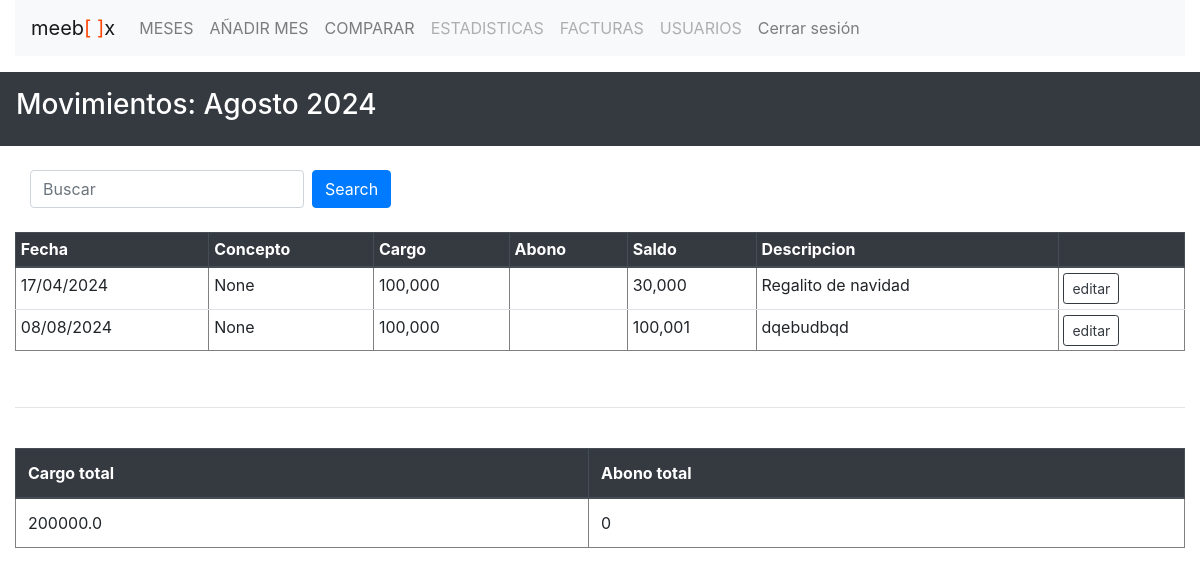
The app's page /other/1/ (signed in) with its own data.
### base/models.py (models this page shows, shortened)
class Month(models.Model):
    creator = models.ForeignKey(User, on_delete=models.SET("deleted user"), null=True)
    name = models.CharField(max_length=30)
    created = models.DateTimeField(auto_now_add=True)
    description = models.TextField(null=True,blank=True)
    class Meta:
        ordering = ['-created']

class Entry(models.Model):
    creator = models.ForeignKey(User, on_delete=models.SET("deleted user"), null= True)
    month = models.ForeignKey(Month, on_delete=models.CASCADE, null= True)
    date = models.CharField(max_length=10)
    concepto = models.TextField(null=True, blank=True)
    cargo = models.CharField(max_length=100,null= True,blank= True)
    abono = models.CharField(max_length=100,null= True,blank= True)
    saldo = models.CharField(max_length=100,null= True,blank= True)
    description = models.TextField(null=True, blank=True)
    updated = models.DateTimeField(auto_now=True)
    created = models.DateTimeField(auto_now_add=True)

### base/views.py (the view)
# urls.py: path('other/<str:month_id>/',views.other, name='other'),
@login_required
def other(request, month_id):
    month = Month.objects.get(pk=month_id)
    query = request.GET.get('q') if request.GET.get('q') != None else ''
    if query:
        entries = Entry.objects.filter(Q(concepto__icontains=query) | Q(description__icontains=query))
    else:
        entries = Entry.objects.all()
    entries = entries.filter(month=month)
    cargo_total = 0
    abono_total = 0
    for entry in entries:
        if entry.cargo:
            cargo_total += (float(entry.cargo.replace(",", "")))
        if entry.abono:
            abono_total += (float(entry.abono.replace(",", "")))
    request.session['month_id'] = month.id
    return render(request, 'other.html', {'month': month, 'entries': entries, 'month_id': month_id,'abono_total':round(abono_total,2),'cargo_total':round(cargo_total,2)})

### templates/other.html (shortened to what this page needs)
{% extends 'main_template.html' %}
{% block content %}
<div class="container-fluid p-3 my-3 bg-dark text-white"><h3>Movimientos: {{ month.name }}</h3></div>
<div class="container-fluid">
    <div class="container-fluid mt-4">
        <form method="get" action="{% url 'other' month_id  %}" class="form-inline">
            <input type="text" name="q" value="{{ query|default_if_none:'' }}" placeholder="Buscar" class ="form-control mr-sm-2">
            <button type="submit" class="btn btn-primary">Search</button>
        </form>
    </div>
    <br>
        <table border="1" class="table table-hover table-sm">
            <thead class="thead-dark">
                <th>Fecha</th>
                <th>Concepto</th>
                <th>Cargo</th>
                <th>Abono</th>
                <th>Saldo</th>
                <th>Descripcion</th>
                <th></th>
            </thead>
            {% for entry in entries %}
            <tr>
                <td>{{ entry.date }}</td>
                <td>{{ entry.concepto }}</td>
                <td>{% if entry.cargo %}{{ entry.cargo }}{% endif %}</td>
                <td>{% if entry.abono %}{{ entry.abono }}{% else %}  {% endif %}</td>
                <td>{{ entry.saldo }}</td>
                <td>{% if entry.description %}{{ entry.description }}{% endif %}</td>
                <td><a href="/edit_movimiento/{{ entry.id }}"><button class="btn btn-outline-dark btn-sm">editar</button></a></td>
            {% empty %}
            <li>No hay movimientos.</li>
            {% endfor %}
            </tr>
        </table>
        <br><hr><br>
        <table border="1" class="table table-hover">
            <thead class="thead-dark">
                <th>Cargo total</th>
                <th>Abono total</th>
            </thead>
            <tr>
                <td>{{ cargo_total }}</td>
                <td>{{ abono_total }}</td>
            </tr>
        </table>
    </div>
{% endblock %}

### records on screen
Month: name "Agosto 2024"
Entry: date "17/04/2024", concepto "None", cargo "100,000", saldo "30,000", description "Regalito de navidad"
Entry: date "08/08/2024", concepto "None", cargo "100,000", saldo "100,001", description "dqebudbqd"

### other values on screen
{{ cargo_total }} "200000.0"
{{ abono_total }} "0"
